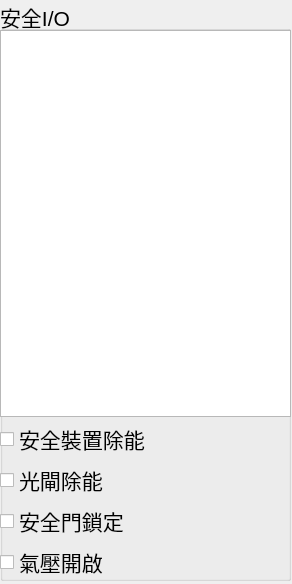
<?xml version="1.0" encoding="UTF-8"?>
<ui version="4.0">
 <class>FrontSafetyPanel</class>
 <widget class="QWidget" name="FrontSafetyPanel">
  <property name="geometry">
   <rect>
    <x>0</x>
    <y>0</y>
    <width>292</width>
    <height>584</height>
   </rect>
  </property>
  <property name="sizePolicy">
   <sizepolicy hsizetype="Expanding" vsizetype="Expanding">
    <horstretch>0</horstretch>
    <verstretch>0</verstretch>
   </sizepolicy>
  </property>
  <property name="font">
   <font>
    <pointsize>16</pointsize>
   </font>
  </property>
  <property name="windowTitle">
   <string>Form</string>
  </property>
  <widget class="QGroupBox" name="groupBox">
   <property name="geometry">
    <rect>
     <x>0</x>
     <y>0</y>
     <width>291</width>
     <height>581</height>
    </rect>
   </property>
   <property name="title">
    <string>安全I/O</string>
   </property>
   <widget class="QWidget" name="layoutWidget">
    <property name="geometry">
     <rect>
      <x>0</x>
      <y>30</y>
      <width>291</width>
      <height>551</height>
     </rect>
    </property>
    <layout class="QVBoxLayout" name="verticalLayout">
     <property name="spacing">
      <number>3</number>
     </property>
     <item>
      <widget class="QTableView" name="tableViewMonitor">
       <attribute name="horizontalHeaderVisible">
        <bool>false</bool>
       </attribute>
       <attribute name="verticalHeaderVisible">
        <bool>false</bool>
       </attribute>
      </widget>
     </item>
     <item>
      <widget class="QCheckBox" name="checkBoxInterlockBypass">
       <property name="text">
        <string>安全裝置除能</string>
       </property>
      </widget>
     </item>
     <item>
      <widget class="QCheckBox" name="checkBoxLightgateBypass">
       <property name="text">
        <string>光閘除能</string>
       </property>
      </widget>
     </item>
     <item>
      <widget class="QCheckBox" name="checkBoxSolenoid">
       <property name="text">
        <string>安全門鎖定</string>
       </property>
      </widget>
     </item>
     <item>
      <widget class="QCheckBox" name="checkBoxAirChoke">
       <property name="text">
        <string>氣壓開啟</string>
       </property>
      </widget>
     </item>
    </layout>
   </widget>
  </widget>
 </widget>
 <resources/>
 <connections/>
</ui>
